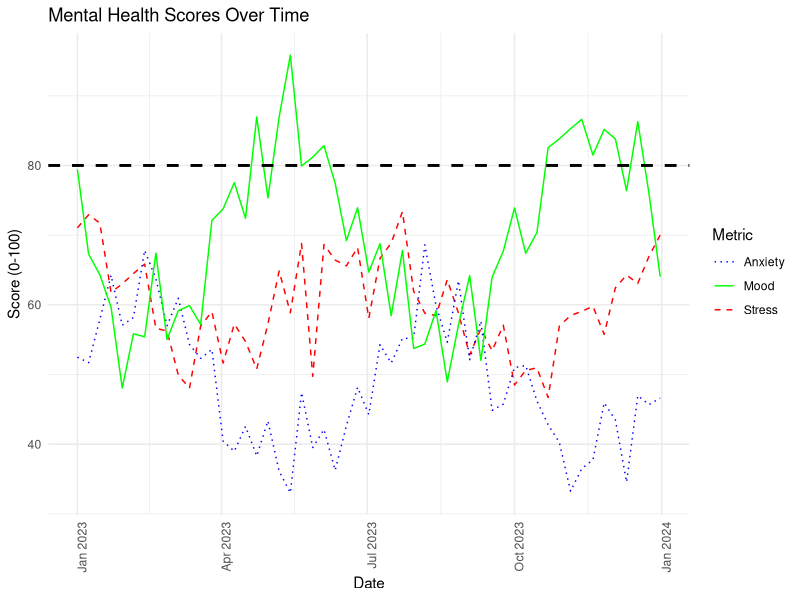

R code for this plot:
# Load necessary libraries
library(ggplot2)
library(dplyr)
library(tidyverse)

df <- read.csv("mental_health_data.csv")
head(df)

df$Date <- as.Date(df$Date)

p <- ggplot(data = df) +
  geom_line(aes(x = Date, y = StressScore, color = "Stress"), linetype = "dashed") +
  geom_line(aes(x = Date, y = AnxietyScore, color = "Anxiety"), linetype = "dotted") +
  geom_line(aes(x = Date, y = MoodScore, color = "Mood"), linetype = "solid") +
  
  labs(
    x = "Date",
    y = "Score (0-100)",
    title = "Mental Health Scores Over Time",
    color = "Metric"
  ) +
  
  scale_color_manual(values = c("Stress" = "red", "Anxiety" = "blue", "Mood" = "green")) +
  theme_minimal() +
  theme(axis.text.x = element_text(angle = 90, hjust = 1)) +
  
  geom_hline(yintercept = 80, linetype = "dashed", color = "black", size = 1)

ggsave(
  "visualization.png", 
  plot = p, 
  width = 1200, 
  height = 900, 
  units = "px"
  
)





